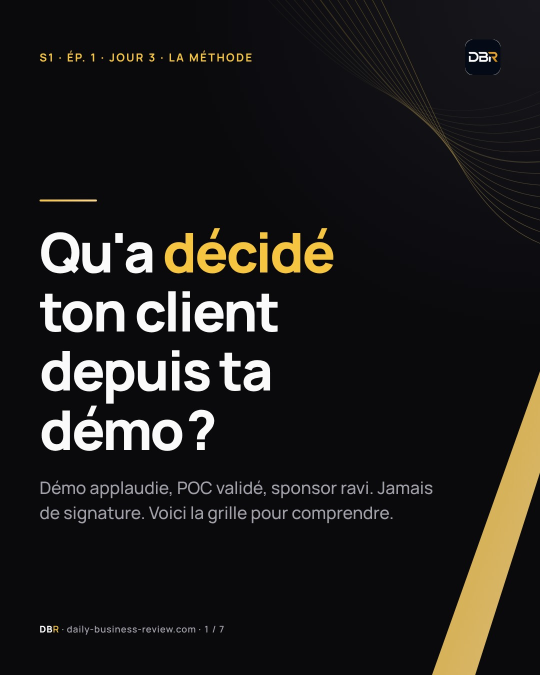
#> input picture instagram/carrousel-2026-10-28-6-decisions-verifiables/01.jpg, 1080 x 1350 px (shown at 1/2 size)
$ python frame.py ../../instagram/carrousel-2026-10-28-6-decisions-verifiables/01.jpg ../../instagram/carrousel-2026-10-28-6-decisions-verifiables/02.jpg
#> lines starting #> are read from the running program, lines starting #| are printed output that depends on the picture
#!/usr/bin/env python3
"""Met une image (ex. première image d'un carrousel 1080 x 1350) au format story 1080 x 1920.

Usage : python3 tools/story/frame.py <image source> <image story .jpg>

Fond : la même image agrandie, floutée et assombrie ; l'image d'origine est centrée au premier plan, sans recadrage.
"""
import sys
from PIL import Image, ImageFilter, ImageEnhance

W, H = 1080, 1920

src, out = sys.argv[1], sys.argv[2]
img = Image.open(src).convert("RGB")
#> img is the input picture: PIL image 1080x1350 RGB; mean R, G, B 29.6, 27.9, 26.6

# fond : image agrandie pour couvrir tout le cadre, floutée, assombrie
scale = max(W / img.width, H / img.height)
#> scale = 1.42
bg = img.resize((round(img.width * scale), round(img.height * scale)), Image.LANCZOS)
left, top = (bg.width - W) // 2, (bg.height - H) // 2
#> left = 228; top = 0
bg = bg.crop((left, top, left + W, top + H)).filter(ImageFilter.GaussianBlur(40))
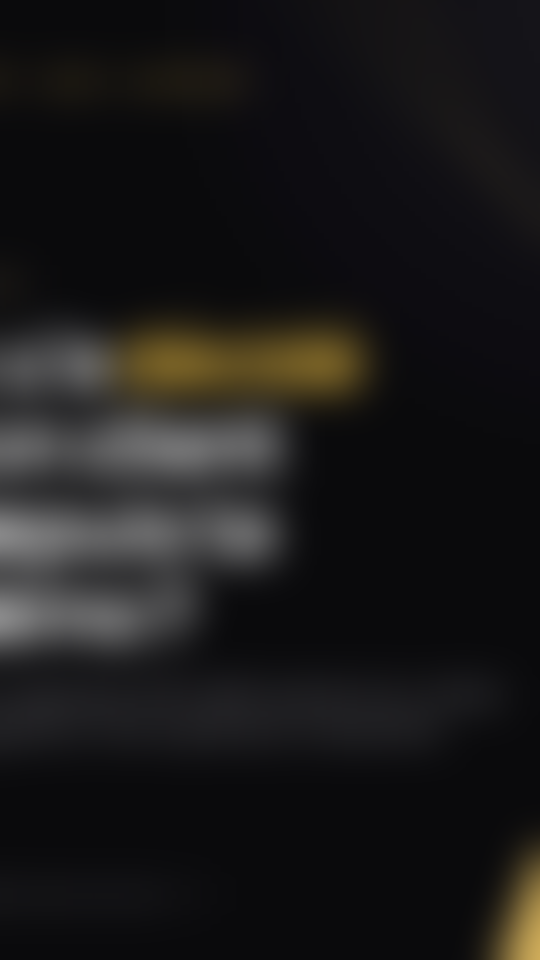
#> bg: PIL image 1080x1920 RGB (shown at 1/2 size); mean R, G, B 26.7, 25.6, 25.7
bg = ImageEnhance.Brightness(bg).enhance(0.55)
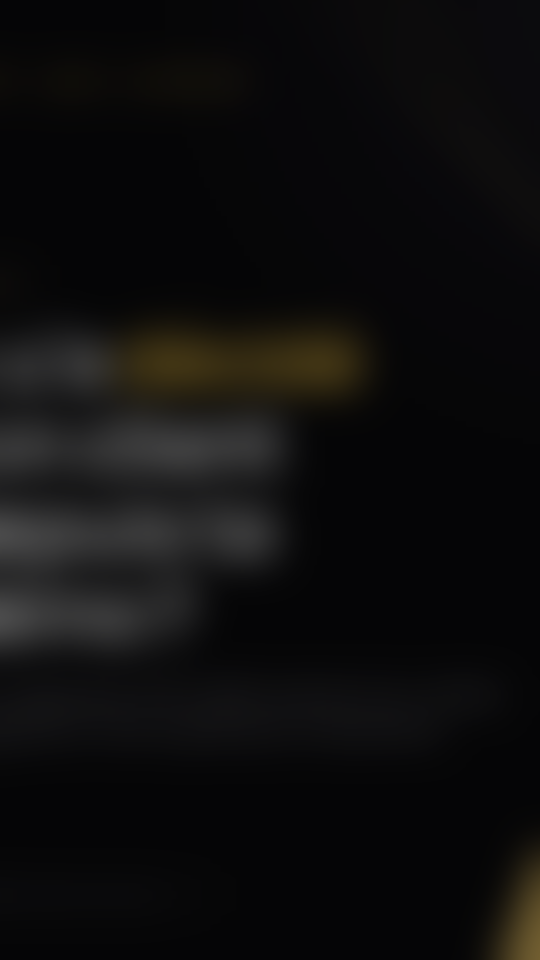
#> bg: PIL image 1080x1920 RGB (shown at 1/2 size); mean R, G, B 14.2, 13.6, 13.6

# premier plan : image entière, à la largeur du cadre
fg_scale = min(W / img.width, H / img.height)
#> fg_scale = 1
fg = img.resize((round(img.width * fg_scale), round(img.height * fg_scale)), Image.LANCZOS)
bg.paste(fg, ((W - fg.width) // 2, (H - fg.height) // 2))
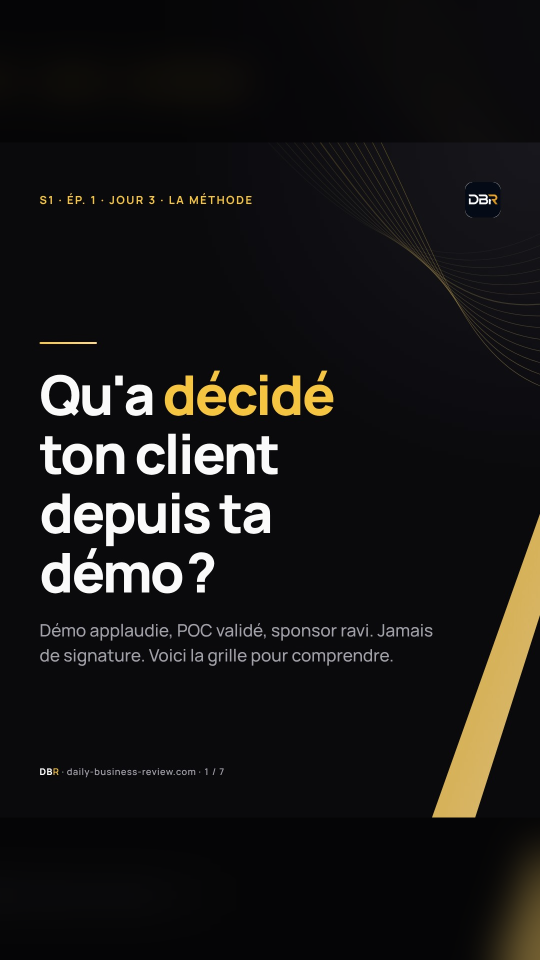
#> bg: PIL image 1080x1920 RGB (shown at 1/2 size); mean R, G, B 23.5, 22.1, 21.2
bg.save(out, "JPEG", quality=92, optimize=True)
print(f"{out} : {W}x{H}")

$ run again, on instagram/carrousel-2026-10-28-6-decisions-verifiables/03.jpg
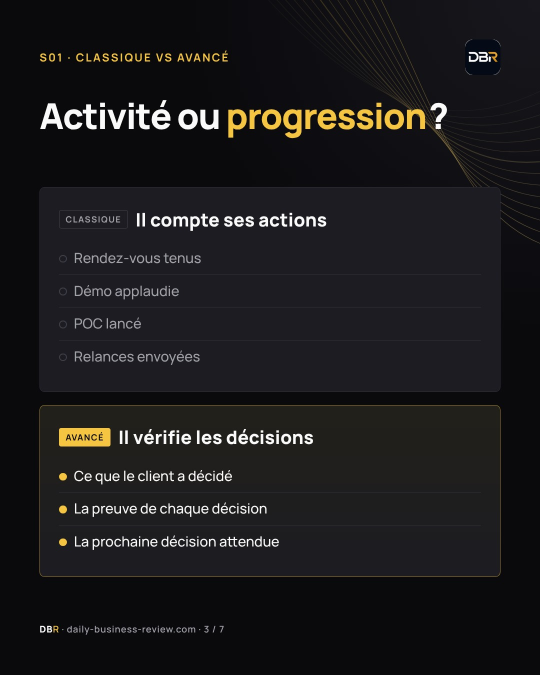
#> input picture instagram/carrousel-2026-10-28-6-decisions-verifiables/03.jpg, 1080 x 1350 px (shown at 1/2 size)
#> img is the input picture: PIL image 1080x1350 RGB; mean R, G, B 27.9, 26.7, 28.2
#> `bg = ImageEnhance.Brightness(bg).enhance(0.55)`:
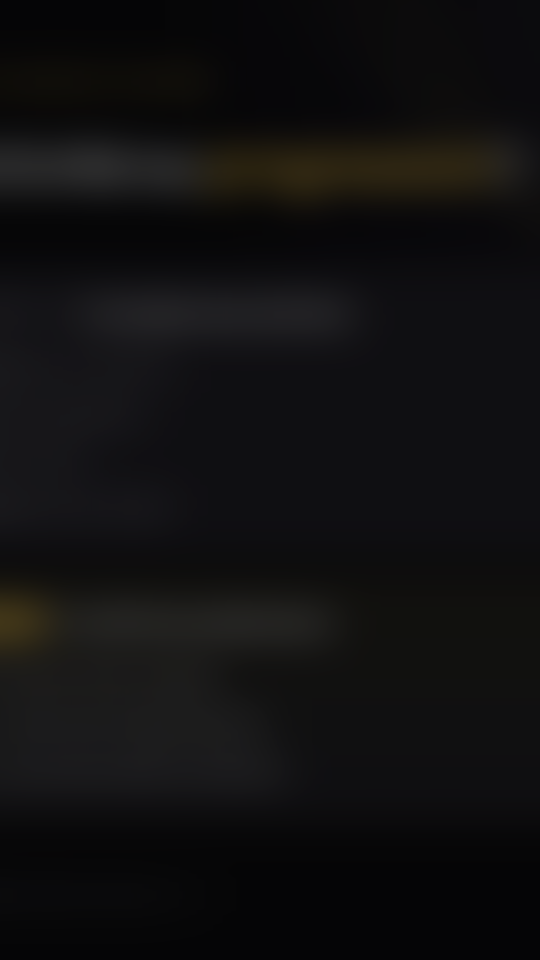
#> bg: PIL image 1080x1920 RGB (shown at 1/2 size); mean R, G, B 16.5, 15.8, 16.4
#> `bg.paste(fg, ((W - fg.width) // 2, (H - fg.height) // 2))`:
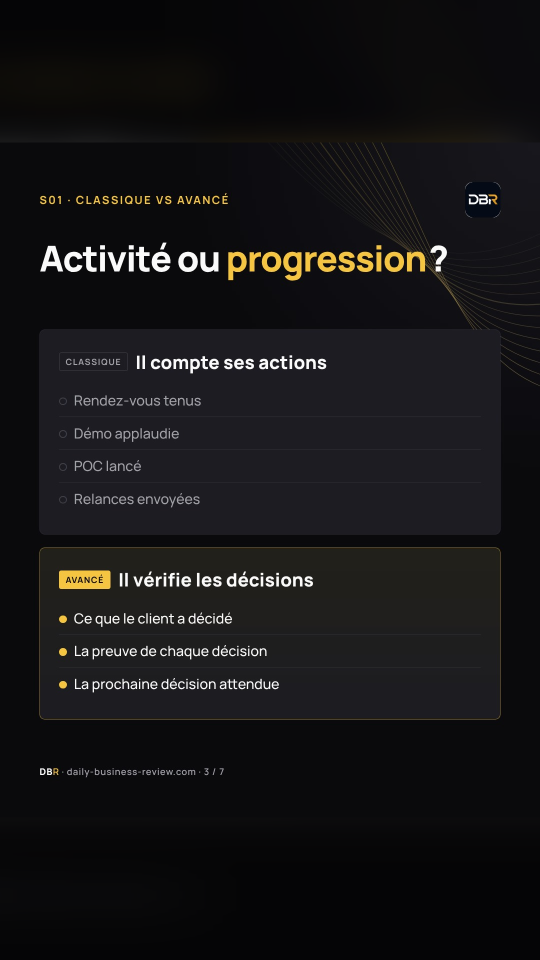
#> bg: PIL image 1080x1920 RGB (shown at 1/2 size); mean R, G, B 22.1, 21.2, 22.4

$ run again, on instagram/carrousel-2026-10-28-6-decisions-verifiables/04.jpg
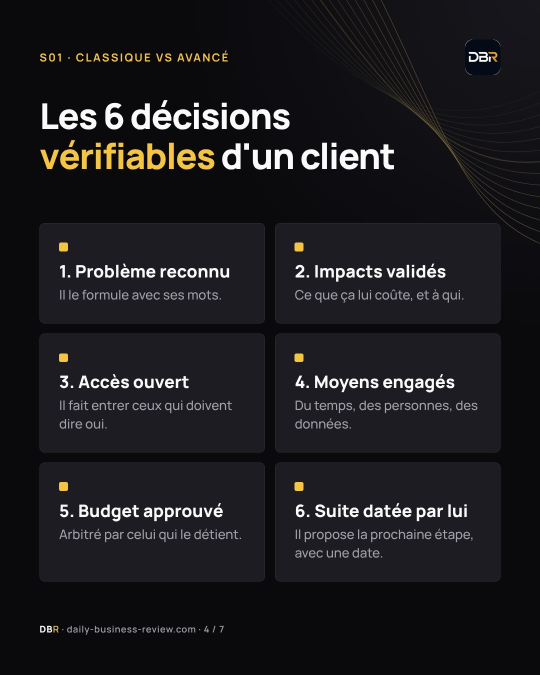
#> input picture instagram/carrousel-2026-10-28-6-decisions-verifiables/04.jpg, 1080 x 1350 px (shown at 1/2 size)
#> img is the input picture: PIL image 1080x1350 RGB; mean R, G, B 28.7, 27.7, 30.7
#> `bg = ImageEnhance.Brightness(bg).enhance(0.55)`:
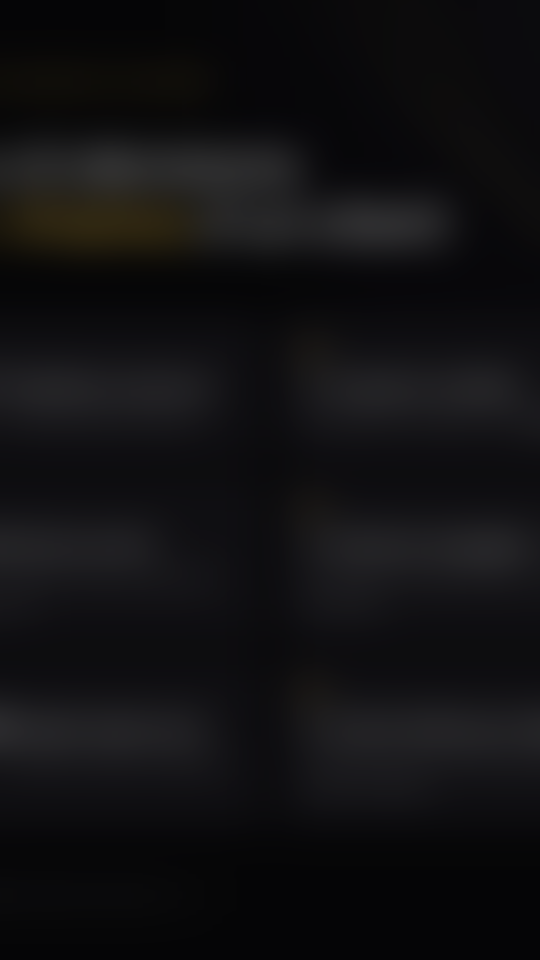
#> bg: PIL image 1080x1920 RGB (shown at 1/2 size); mean R, G, B 17.2, 16.6, 18.2
#> `bg.paste(fg, ((W - fg.width) // 2, (H - fg.height) // 2))`:
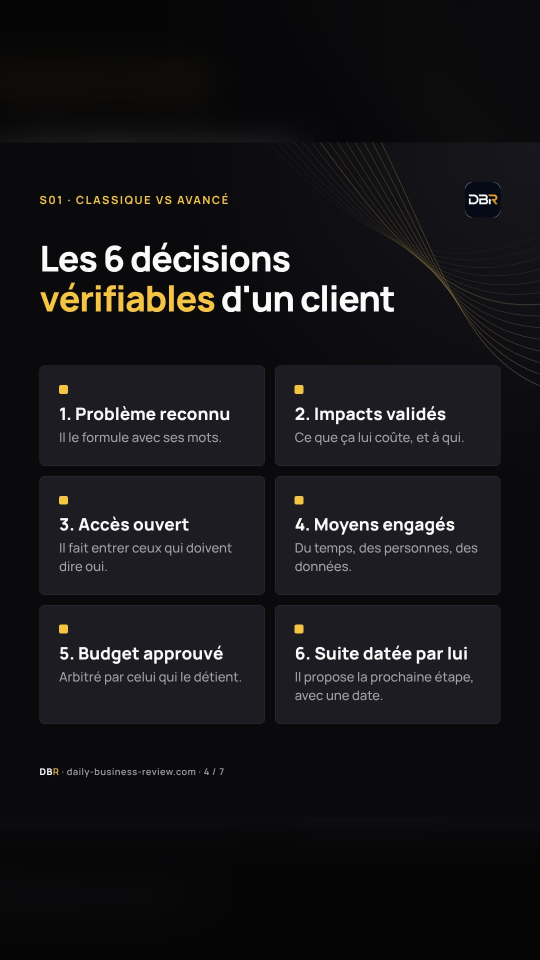
#> bg: PIL image 1080x1920 RGB (shown at 1/2 size); mean R, G, B 22.7, 21.9, 24.3

$ run again, on instagram/carrousel-2026-10-28-6-decisions-verifiables/05.jpg
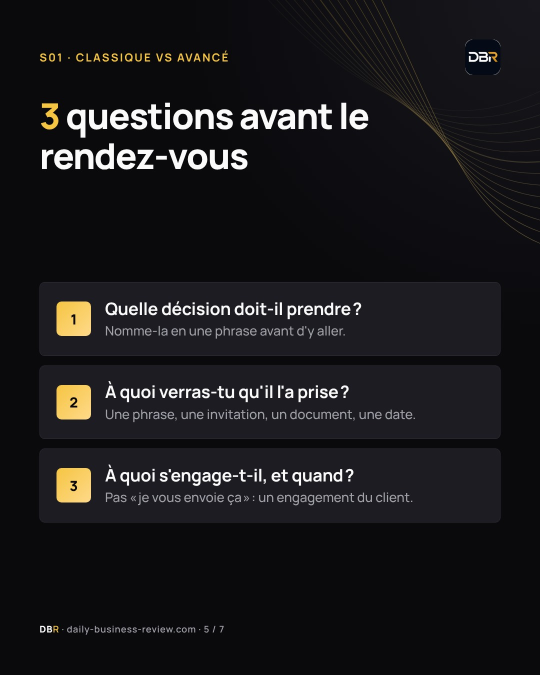
#> input picture instagram/carrousel-2026-10-28-6-decisions-verifiables/05.jpg, 1080 x 1350 px (shown at 1/2 size)
#> img is the input picture: PIL image 1080x1350 RGB; mean R, G, B 26.1, 25.2, 27.4
#> `bg = ImageEnhance.Brightness(bg).enhance(0.55)`:
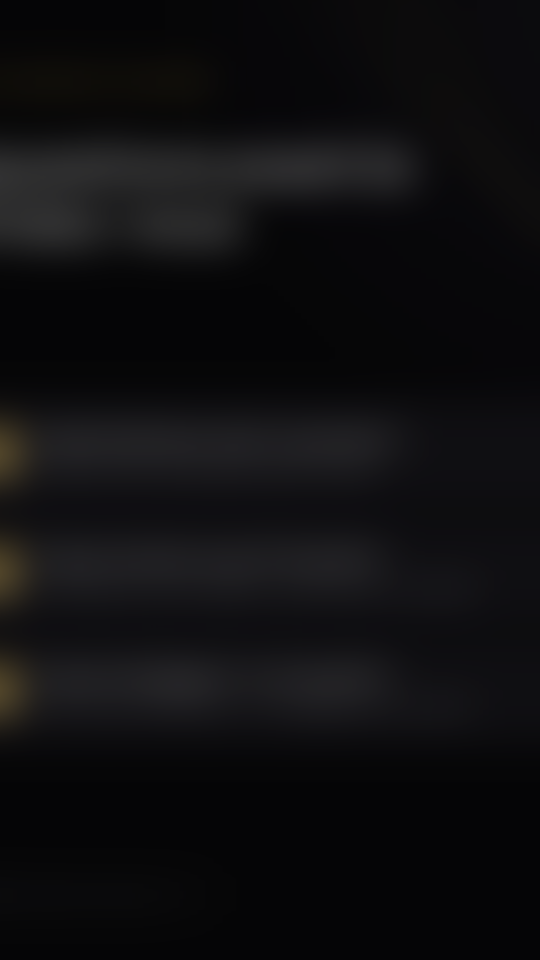
#> bg: PIL image 1080x1920 RGB (shown at 1/2 size); mean R, G, B 14.8, 14.4, 16
#> `bg.paste(fg, ((W - fg.width) // 2, (H - fg.height) // 2))`:
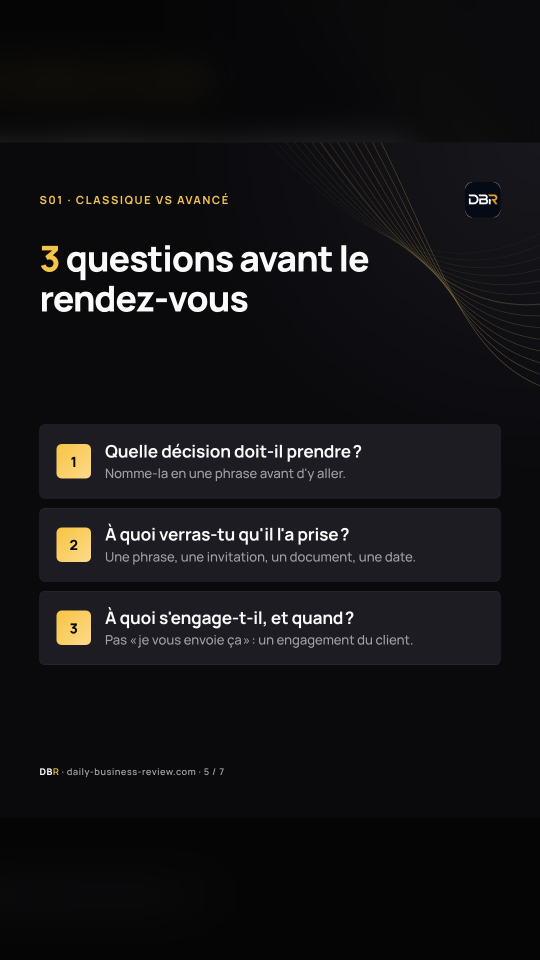
#> bg: PIL image 1080x1920 RGB (shown at 1/2 size); mean R, G, B 20.7, 20, 21.8
